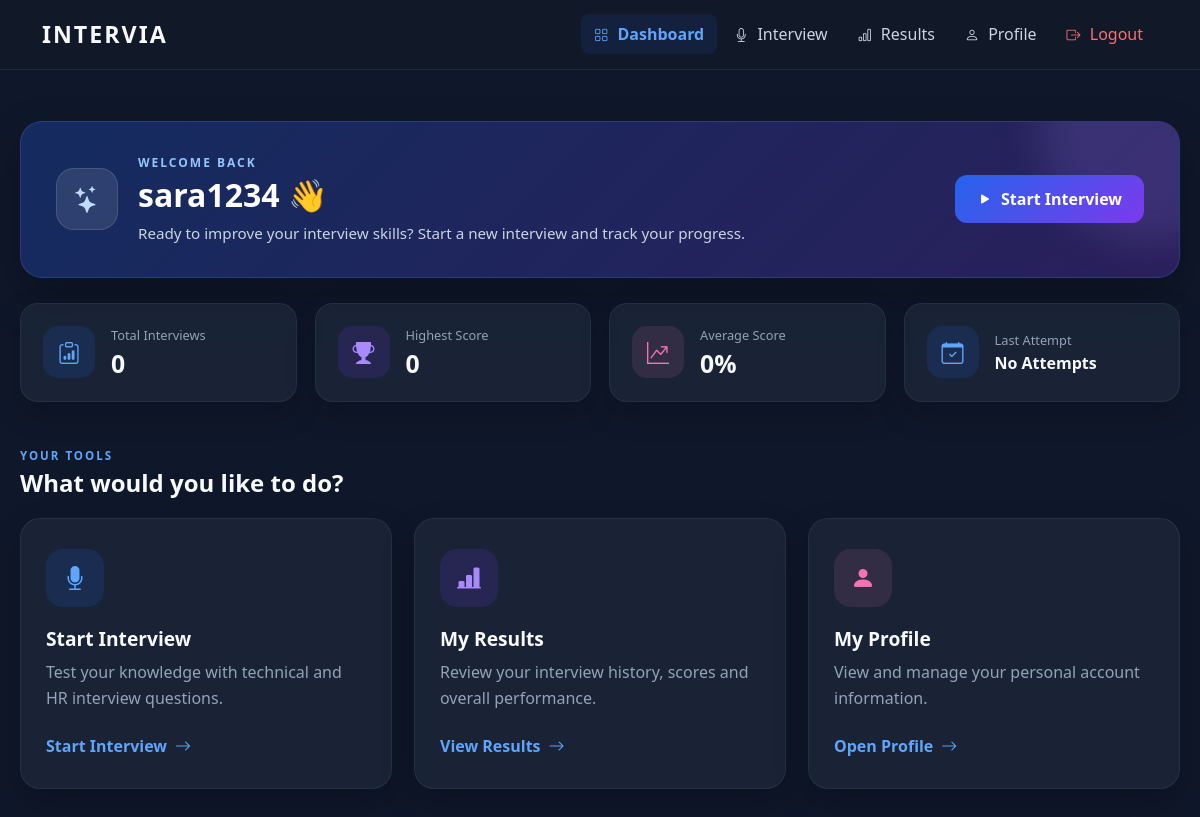
Before: /dashboard (signed in) with the older database file.
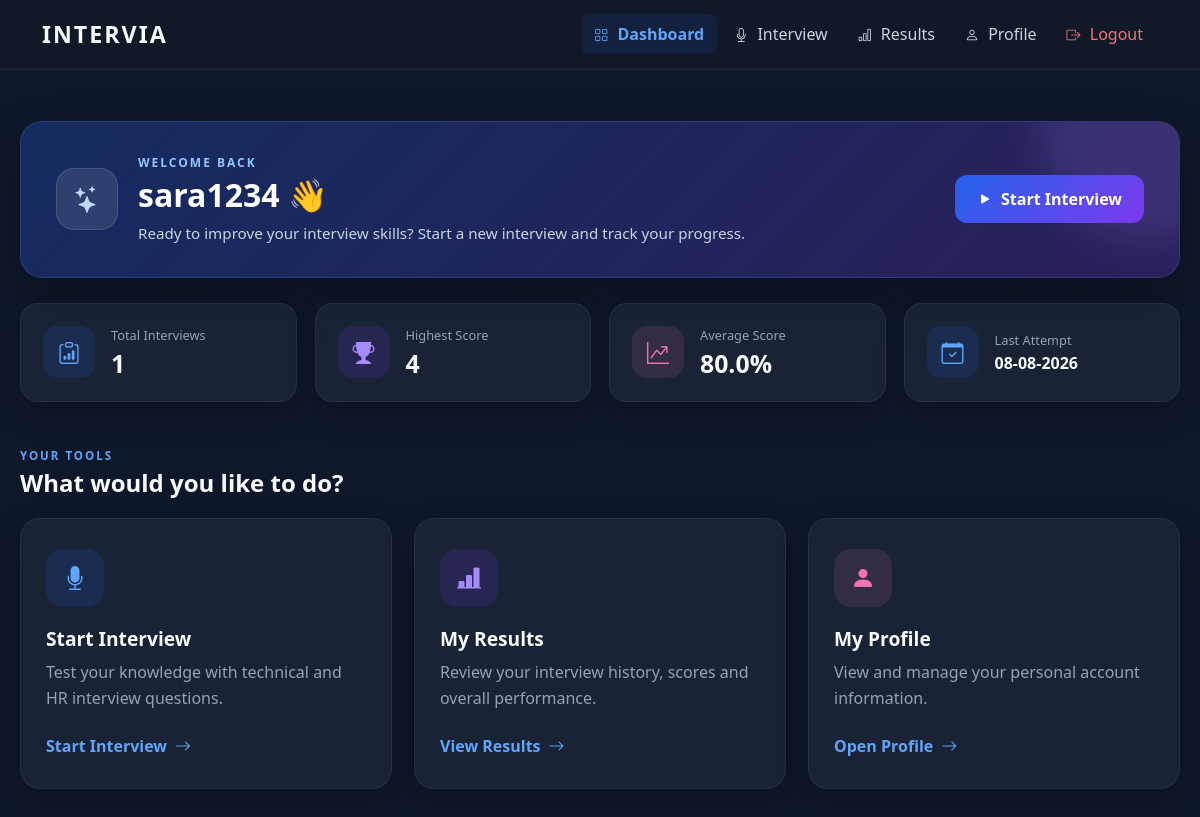
After: the same page with the newer database file.
### app/models.py (models this page shows)
class Result(db.Model):
    __tablename__ = "results"
    id = db.Column(db.Integer, primary_key=True)
    user_id = db.Column(
        db.Integer,
        db.ForeignKey("users.id"),
        nullable=False
    )
    category_id = db.Column(
        db.Integer,
        db.ForeignKey("categories.id"),
        nullable=False
    )
    score = db.Column(db.Integer, nullable=False)
    total_questions = db.Column(db.Integer, nullable=False)
    date = db.Column(
        db.DateTime,
        default=lambda: datetime.now(ZoneInfo("Asia/Kolkata"))
    )
    user = db.relationship("User", backref="results")
    category = db.relationship("Category", backref="results")

### app/routes.py (the view)
@main.route("/dashboard")
def dashboard():
    if "user" not in session:
        return redirect(url_for("main.login"))
    user = User.query.filter_by(
        username=session["user"]
    ).first()
    results = Result.query.filter_by(
        user_id=user.id
    ).order_by(Result.date.desc()).all()
    total_results = len(results)
    highest_score = max([r.score for r in results], default=0)
    average_percentage = round(
        sum((r.score / r.total_questions) * 100 for r in results) / total_results,
        2
    ) if total_results else 0
    last_attempt = results[0].date if results else None
    return render_template(
        "dashboard.html",
        username=user.username,
        total_results=total_results,
        highest_score=highest_score,
        average_percentage=average_percentage,
        last_attempt=last_attempt
    )

### app/templates/dashboard.html (shortened to what this page needs)
{% extends "base.html" %}
{% block content %}
<div class="intervia-dashboard">
    <section class="dashboard-welcome">
        <div class="welcome-content">
            <div class="welcome-icon">
                <i class="bi bi-stars"></i>
            </div>
            <div>
                <p class="welcome-label">WELCOME BACK</p>
                <h1>
                    {{ username }} 👋
                </h1>
                <p class="welcome-text">
                    Ready to improve your interview skills?
                    Start a new interview and track your progress.
                </p>
            </div>
        </div>
        <a href="/interview" class="welcome-action">
            <i class="bi bi-play-fill"></i>
            Start Interview
        </a>
    </section>
    <section class="dashboard-stats">
        <div class="dashboard-stat">
            <div class="stat-icon stat-blue">
                <i class="bi bi-clipboard-data"></i>
            </div>
            <div class="stat-info">
                <span>Total Interviews</span>
                <h2>{{ total_results }}</h2>
            </div>
        </div>
        <div class="dashboard-stat">
            <div class="stat-icon stat-purple">
                <i class="bi bi-trophy-fill"></i>
            </div>
            <div class="stat-info">
                <span>Highest Score</span>
                <h2>{{ highest_score }}</h2>
            </div>
        </div>
        <div class="dashboard-stat">
            <div class="stat-icon stat-pink">
                <i class="bi bi-graph-up-arrow"></i>
            </div>
            <div class="stat-info">
                <span>Average Score</span>
                <h2>{{ average_percentage }}%</h2>
            </div>
        </div>
        <div class="dashboard-stat">
            <div class="stat-icon stat-blue">
                <i class="bi bi-calendar-check"></i>
            </div>
            <div class="stat-info">
                <span>Last Attempt</span>
                {% if last_attempt %}
                    <h3>
                        {{ last_attempt.strftime("%d-%m-%Y") }}
                    </h3>
                {% else %}
                    <h3>No Attempts</h3>
                {% endif %}
            </div>
        </div>
    </section>
    <div class="section-heading">
        <div>
            <p>YOUR TOOLS</p>
            <h2>What would you like to do?</h2>
        </div>
    </div>
    <section class="dashboard-actions">
        <div class="dashboard-action-card">
            <div class="action-icon action-blue">
                <i class="bi bi-mic-fill"></i>
            </div>
            <h3>Start Interview</h3>
            <p>
                Test your knowledge with technical
                and HR interview questions.
            </p>
            <a href="/interview" class="action-button">
                Start Interview
                <i class="bi bi-arrow-right"></i>
            </a>
        </div>
        <div class="dashboard-action-card">
            <div class="action-icon action-purple">
                <i class="bi bi-bar-chart-line-fill"></i>
            </div>
            <h3>My Results</h3>
            <p>
                Review your interview history,
                scores and overall performance.
            </p>
            <a href="/results" class="action-button">
                View Results
                <i class="bi bi-arrow-right"></i>
            </a>
        </div>
        <div class="dashboard-action-card">
            <div class="action-icon action-pink">
                <i class="bi bi-person-fill"></i>
            </div>
            <h3>My Profile</h3>
            <p>
                View and manage your personal
                account information.
            </p>
            <a href="/profile" class="action-button">
                Open Profile
                <i class="bi bi-arrow-right"></i>
            </a>
        </div>
    </section>
</div>
{% endblock %}

Changed rows visible on the page:
added Result: strftime "08-08-2026"
Other visible differences:
{{ total_results }}: "0" → "1"
{{ highest_score }}: "0" → "4"
{{ average_percentage }}: "0" → "80.0"
text no longer shown: "No Attempts"
